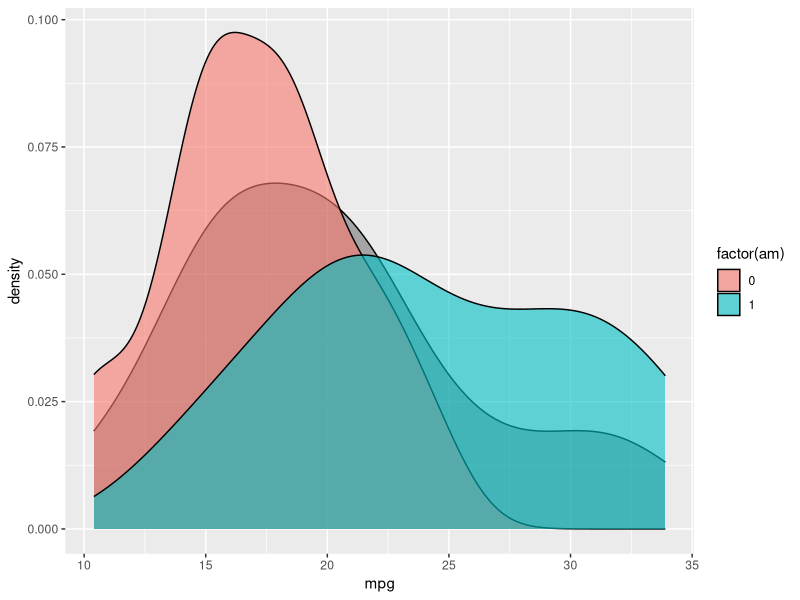
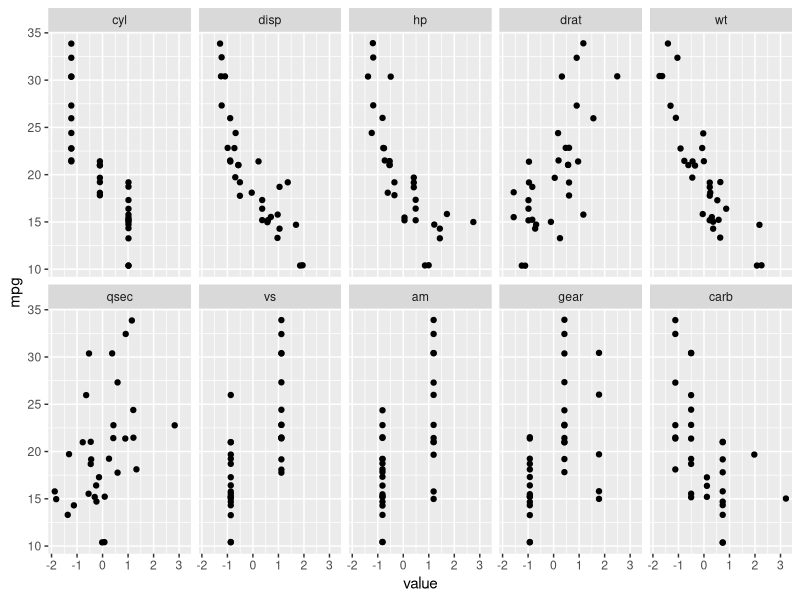
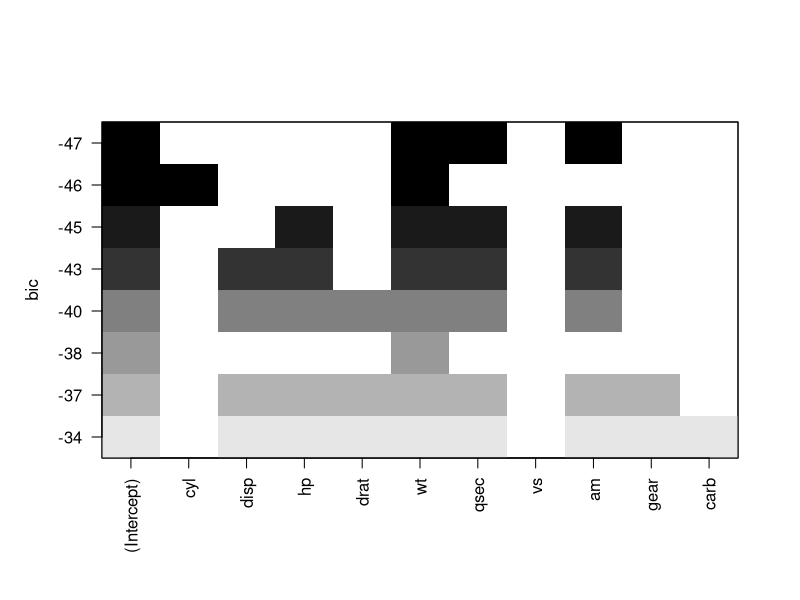

R code for these plots, in order:
## ---- chunk 1
str(mtcars)
## ---- chunk 2
library(ggplot2)
library(reshape)
library(plyr)
library(dplyr)
library(leaps)
## ---- chunk 3
summary(mtcars$mpg)
ggplot(mtcars, aes(x=mpg)) + geom_density(fill="black", alpha=0.3) + 
  geom_density(aes(fill=factor(am)), alpha=0.6)
## ---- chunk 4
mtcars_var_scaled <- data.frame(scale(mtcars)) %>% select(cyl, disp, hp, drat, wt, qsec, vs, am, gear, carb)
mtcars_scaled <- cbind(mpg=mtcars$mpg, mtcars_var_scaled)
mtcars_sc_m <- melt(mtcars_scaled, id="mpg")
ggplot(mtcars_sc_m, aes(y=mpg, x=value)) + geom_point(position="jitter") + facet_wrap(~variable, nrow=2)
## ---- chunk 5
full_model <- lm(mpg ~ ., mtcars)
final_model <- step(full_model)
## ---- chunk 6
final_model
## ---- chunk 7
subset <- regsubsets(mpg ~ cyl+disp+hp+drat+wt+qsec+vs+am+gear+carb, mtcars)
plot(subset)
